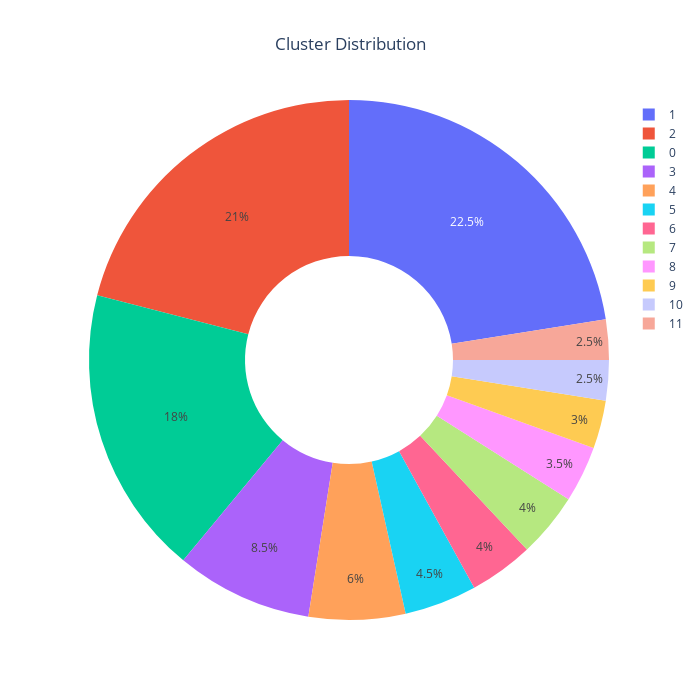

This figure's notebook cell:
### Code cell
# Get the count of comments for each cluster, including all clusters
cluster_counts = df1['Cluster'].value_counts().sort_index()

# Create the pie chart
fig = go.Figure(data=[go.Pie(
    labels=cluster_counts.index,
    values=cluster_counts.values,
    hole=0.4
)])

# Update layout with a larger size
fig.update_layout(
    title="Cluster Distribution",
    title_x=0.5,
    width=700,
    height=700
)

# Show the pie chart
fig.show()

### Figure 1 — Plotly figure (JSON) as saved in the notebook; plotly's stock layout.template omitted (floating-point values rounded to 4 significant figures)
{"data": [{"hole": 0.4, "labels": [0, 1, 2, 3, 4, 5, 6, 7, 8, 9, 10, 11], "type": "pie", "values": [36, 45, 42, 17, 12, 9, 8, 8, 7, 6, 5, 5]}], "layout": {"height": 700, "title": {"text": "Cluster Distribution", "x": 0.5}, "width": 700}}
